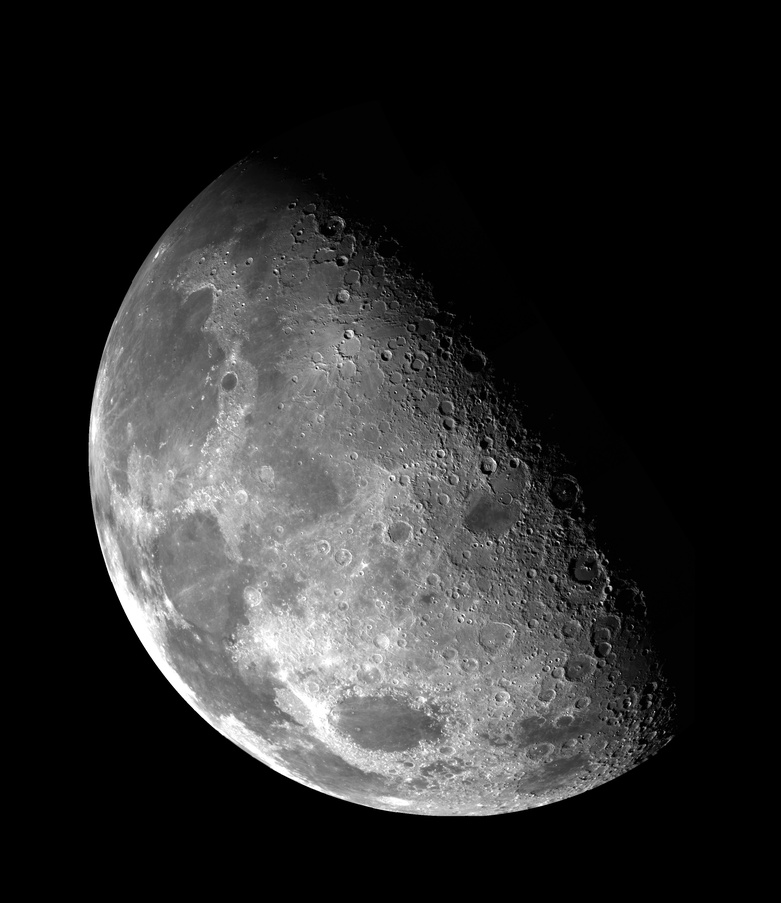
#> input picture Aparna/Moon.jpeg, 781 x 903 px, shrunk from 3296 x 3809 before the run, found by its file name
$ jupyter execute Exercise_02.ipynb
#> lines starting #> are read from the running program, lines starting #| are printed output that depends on the picture
#> further down, original_image is the input picture: shape (903, 781, 3); min 0, max 255, mean 42.8
Gaussian Blur:

[cell 1]
import cv2
import numpy as np
import matplotlib.pyplot as plt

[cell 2]
def gaussian_blur(image, kernel_size, sigma):
#> called with kernel_size = 31, sigma = 5
    return cv2.GaussianBlur(image, (kernel_size, kernel_size), sigma)
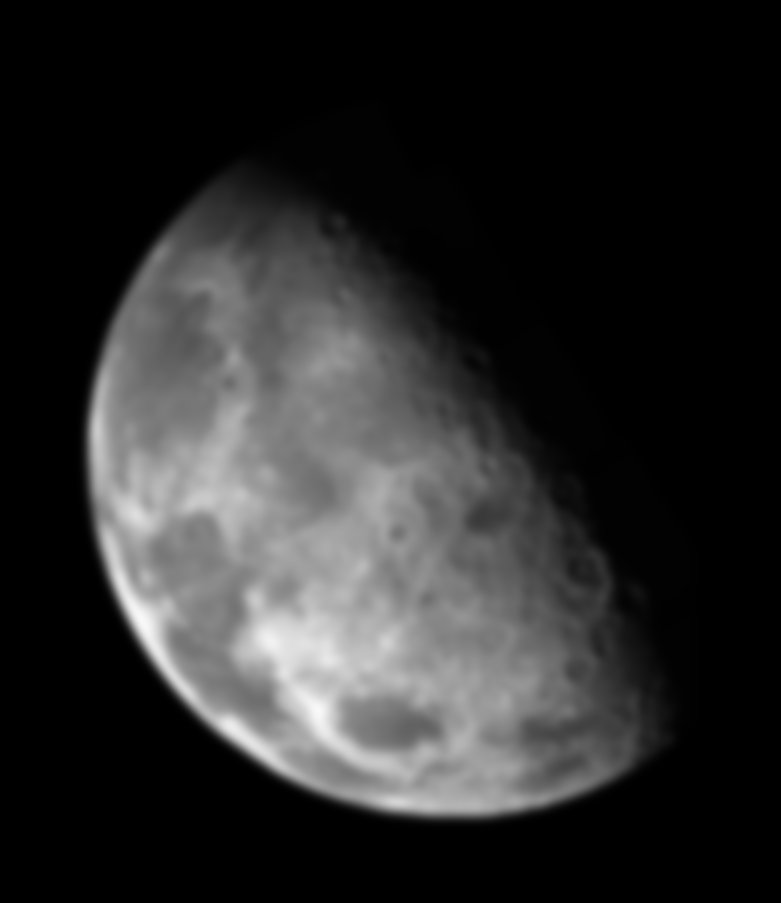
#> returned value: shape (903, 781, 3); min 0, max 248, mean 42.8

def create_mask(image, blurred_image):
    return image - blurred_image
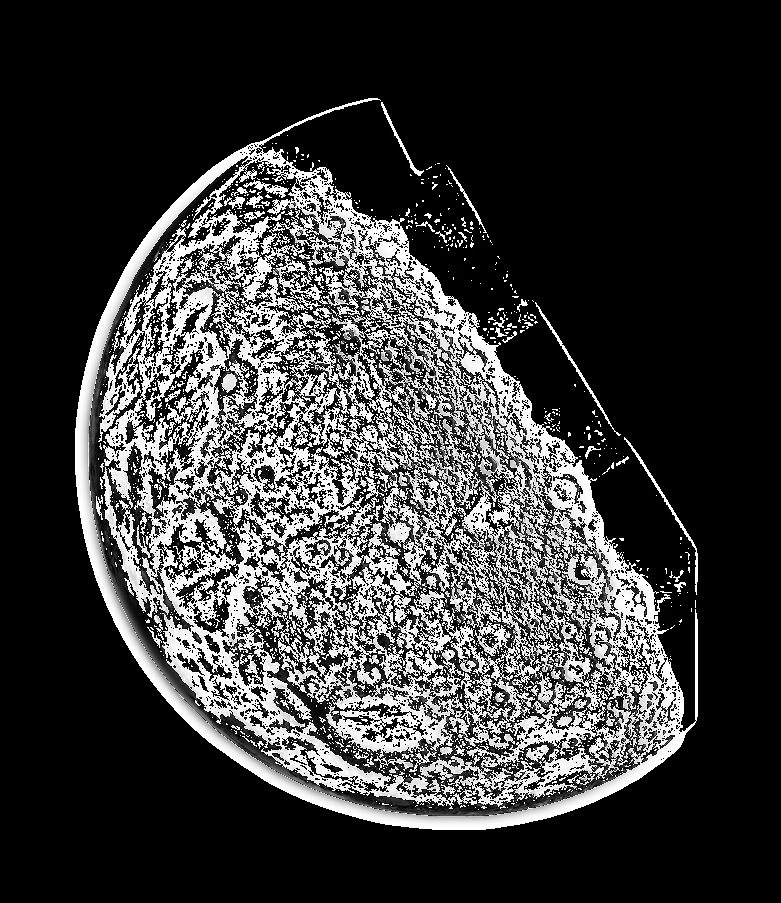
#> returned value: shape (903, 781, 3); min 0, max 255, mean 57.5

# Function for unsharp masking
def unsharp_mask(image, k):
#> called with k = 1
    blurred = cv2.GaussianBlur(image, (0, 0), 5)
    return cv2.addWeighted(image, 1.0 + k, blurred, -k, 0)

[cell 3]
# Load the original image
image_path = r".\Moon.jpeg"
original_image = cv2.imread(image_path)

[cell 4]
# Convert the image from BGR to RGB (for displaying with matplotlib)
image_rgb = cv2.cvtColor(original_image, cv2.COLOR_BGR2RGB)

# (b) Image blurred using a 31x31 Gaussian lowpass filter with s = 5
blurred_image = gaussian_blur(original_image, 31, 5)

# (c) Mask
mask = create_mask(original_image, blurred_image)

# (d) Result of unsharp masking with k = 1
unsharp_masked = unsharp_mask(original_image, 1)

[cell 5]
plt.subplot(2, 3, 1)
plt.title('Original Image')
plt.imshow(image_rgb)
plt.axis('off')

plt.subplot(2, 3, 2)
plt.title('Blurred Image (s=5, 31x31)')
plt.imshow(gaussian_blur(image_rgb, 31, 5))
plt.axis('off')

plt.subplot(2, 3, 3)
plt.title('Mask')
plt.imshow(mask)
plt.axis('off')

plt.subplot(2, 3, 4)
plt.title('Unsharp Masking (k=1)')
plt.imshow(unsharp_masked)
plt.axis('off')
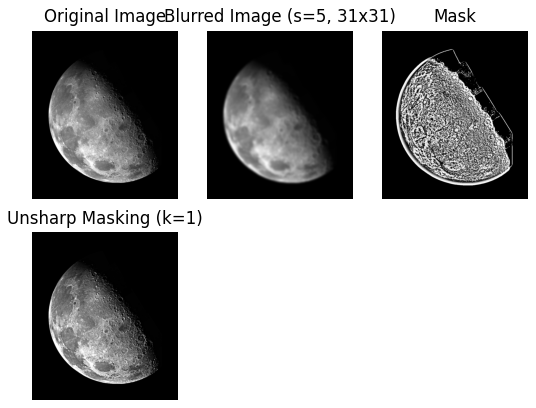
#> figure drawn by matplotlib, 4 panels
